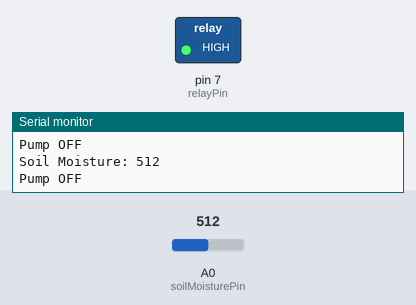
Simulated run of this sketch. Board: Arduino Uno, built with avr-gcc and run on an emulated ATmega328P. Shown: switched loads named in the sketch (green lamp = pin HIGH), the last lines printed to the serial monitor. Inputs (shaded band) come from the test bench; at power-on: A0 (soilMoisturePin) = 512.

Above: at 5.8 s.
5.9 s: A0 (soilMoisturePin) set to 582
11.9 s: A0 (soilMoisturePin) set to 616
At 15.3 s:
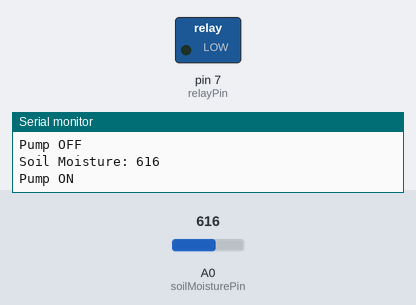
17.9 s: A0 (soilMoisturePin) set to 590
At 20.3 s:
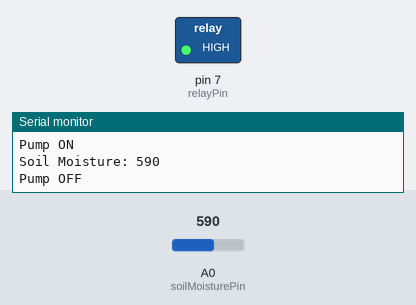
23.9 s: A0 (soilMoisturePin) set to 610
At 25.3 s:
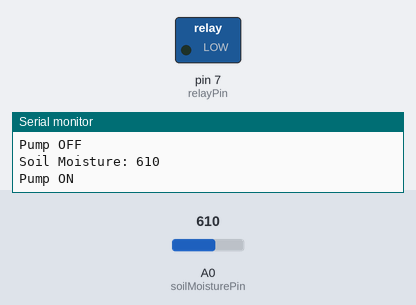
Timing chart, 0 to 26.9 s (numbered marks = the images above; inputs shaded):
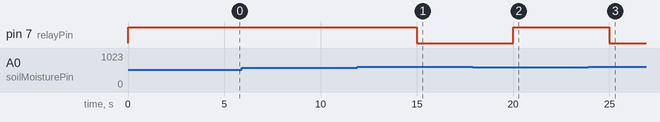

The sketch:

auto_water_1.ino
```cpp
const int soilMoisturePin = A0;
const int relayPin = 7;

const int dryThreshold = 600;

void setup() {
  Serial.begin(9600);
  pinMode(soilMoisturePin, INPUT);
  pinMode(relayPin, OUTPUT);
  digitalWrite(relayPin, HIGH);
}

void loop() {
  int soilMoistureValue = analogRead(soilMoisturePin);
  Serial.print("Soil Moisture: ");
  Serial.println(soilMoistureValue);
  if (soilMoistureValue > dryThreshold) {
    digitalWrite(relayPin, LOW);
    Serial.println("Pump ON");
  } else {
    digitalWrite(relayPin, HIGH);
    Serial.println("Pump OFF");
  }
  delay(5000);
}
```

Measured:
- the behaviour switches between 600 and 601 on A0 (soilMoisturePin) (found by bisection; images 0 and 1)
- after the input at 11.9 s, pin 7 (relayPin): HIGH → LOW after 3.1 s
- after the input at 17.9 s, pin 7 (relayPin): LOW → HIGH after 2.1 s
- after the input at 23.9 s, pin 7 (relayPin): HIGH → LOW after 1.1 s
